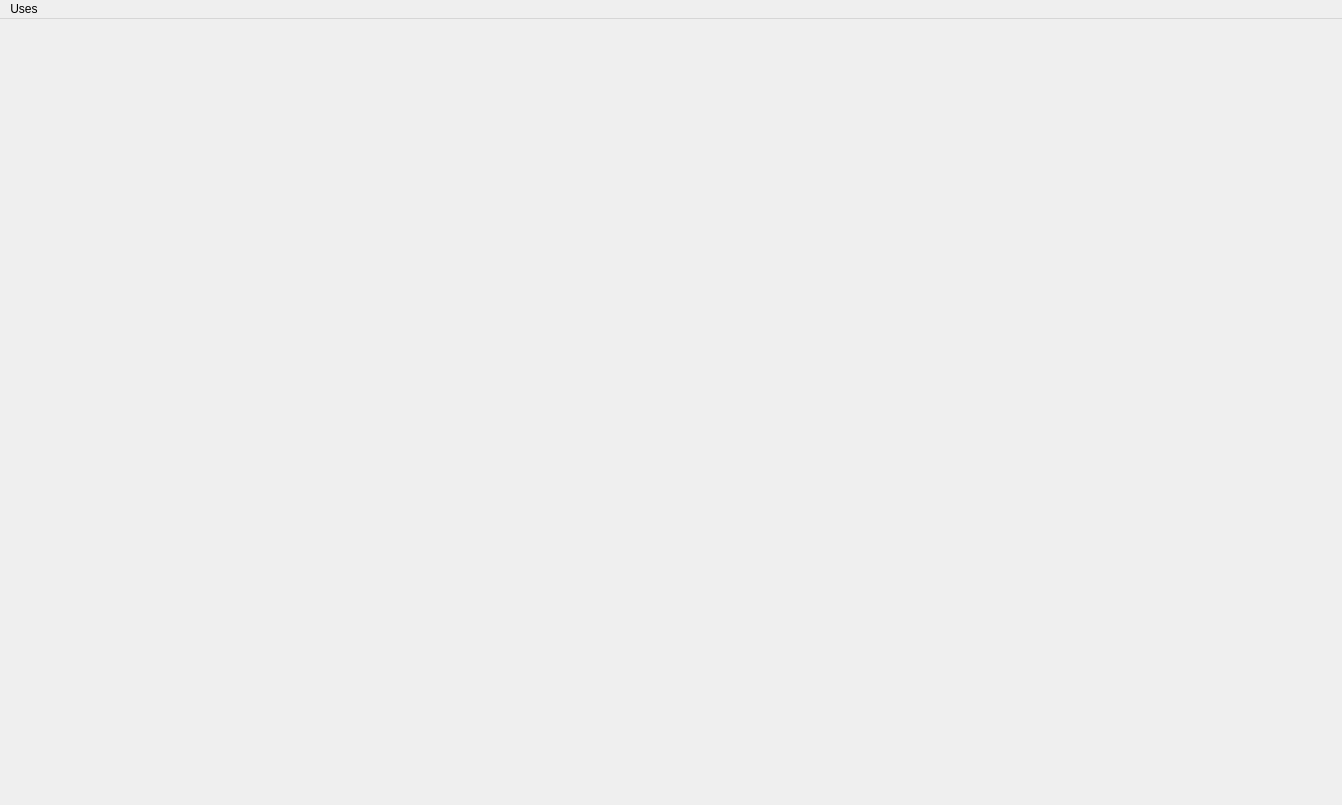
<?xml version="1.0" encoding="UTF-8"?>
<ui version="4.0">
 <class>MainWindow</class>
 <widget class="QMainWindow" name="MainWindow">
  <property name="geometry">
   <rect>
    <x>0</x>
    <y>0</y>
    <width>1342</width>
    <height>805</height>
   </rect>
  </property>
  <property name="windowTitle">
   <string>ChatGPT</string>
  </property>
  <property name="windowIcon">
   <iconset resource="../../../src/qt_app/static/resource.qrc">
    <normaloff>:/icons/icons/open AI.svg</normaloff>:/icons/icons/open AI.svg</iconset>
  </property>
  <property name="styleSheet">
   <string notr="true">QPushButton {
	text-align: left;
}


#menu_frame QPushButton {
	text-align: left;
	color: #fff;
	border: none;
	padding:10px 10px;
	border-radius: 5px;
	background: none;
}

#menu_frame QFrame {
	border-radius: 5px;
}

#new_chat_btn {
	border: 1px solid #4d4d4f;
	border-radius: 5px;
	text-align: left;
	color: #fff;
	padding:10px;
}


#side_widget,
#side_widget QPushButton,
#chat_list {
	background-color: #202123;
}

#side_widget QPushButton:hover,
#chat_list::item:hover,
#user_frame:hover,
#menu_frame QFrame:hover
 {
	background-color: #2a2b32;
}

#chat_list::item:selected {
	background-color: #343541;
}

#chat_list {
	border: none;
}

#chat_list::item {
	color: #fff;
	padding: 10px;
	border-radius: 5px;
	margin-top:5px;
}

#chat_list_scrollArea {
  border: none;
}

#menu_frame {
	border-top: 0.5px solid #4d4d4f;
}

 QScrollBar:vertical {
     border: none;
     background: #202123;
     width: 8px;
     margin: 0;
	border-radius: 4px;
 }
 QScrollBar::handle:vertical {
     background: #565869;
     min-height: 20px;
	 border-radius: 4px;
 }

 QScrollBar::add-line:vertical {
     border:none;
     background: #202123;
     subcontrol-position: bottom;
     subcontrol-origin: margin;
 }

 QScrollBar::add-page:vertical, QScrollBar::sub-page:vertical {
     background: none;
 }

QScrollBar::handle:hover {	
	background-color: #acacbe;
}


#comboBox  {
border: none;
background: transparent;
color: #fff;
}

#comboBox:editable {
	background: transparent;
}

</string>
  </property>
  <widget class="QWidget" name="centralwidget">
   <layout class="QHBoxLayout" name="horizontalLayout_3">
    <property name="spacing">
     <number>0</number>
    </property>
    <property name="leftMargin">
     <number>0</number>
    </property>
    <property name="topMargin">
     <number>0</number>
    </property>
    <property name="rightMargin">
     <number>0</number>
    </property>
    <property name="bottomMargin">
     <number>0</number>
    </property>
   </layout>
  </widget>
  <widget class="QMenuBar" name="menubar">
   <property name="geometry">
    <rect>
     <x>0</x>
     <y>0</y>
     <width>1342</width>
     <height>21</height>
    </rect>
   </property>
   <widget class="QMenu" name="menuUses">
    <property name="title">
     <string>Uses</string>
    </property>
    <addaction name="actionChatGPT"/>
    <addaction name="actionTranscribe"/>
   </widget>
   <addaction name="menuUses"/>
  </widget>
  <action name="actionTranscribe">
   <property name="text">
    <string>Transcribe</string>
   </property>
  </action>
  <action name="actionChatGPT">
   <property name="text">
    <string>ChatGPT</string>
   </property>
  </action>
 </widget>
 <resources>
  <include location="../../../src/qt_app/static/resource.qrc"/>
 </resources>
 <connections/>
</ui>
